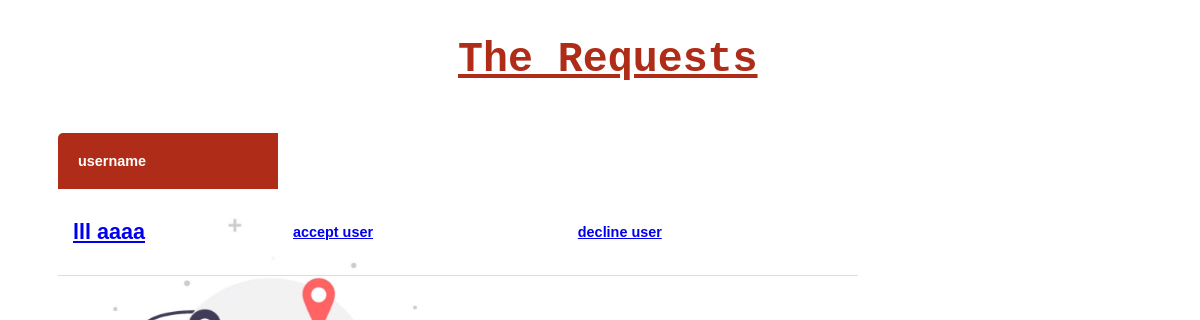
The app's page /Request/, older data.
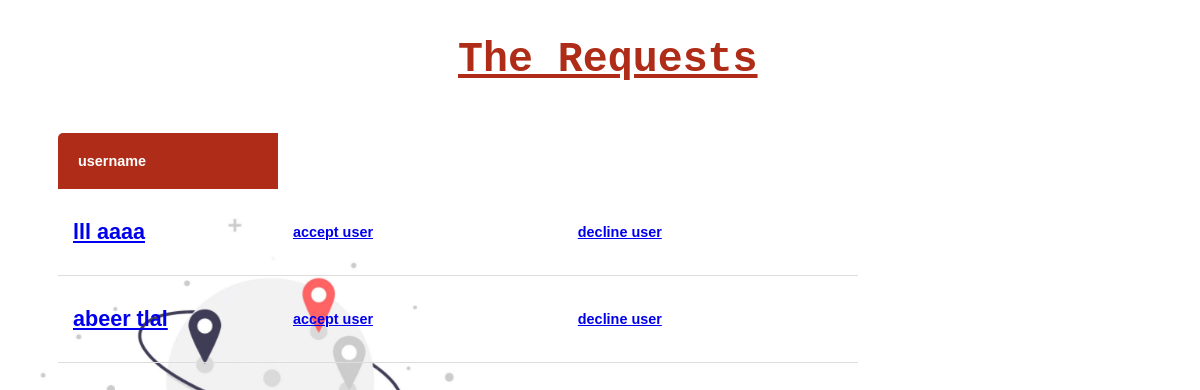
The same page, newer data.
### project/models.py (models this page shows)
class User(AbstractUser):
    is_passenger=models.BooleanField(default=False)
    is_Admin=models.BooleanField(default=False)

class Driver(User):
    companyName=models.CharField(max_length=100,default='')
    phone=models.CharField(max_length=10,default='')
    is_ok= models.BooleanField(default=False)
    License=models.FileField(upload_to='files/', null=True)
    certificate=models.FileField(default=None)
    class Meta:
        db_table = 'Drivers'

class User(AbstractUser):
    is_passenger=models.BooleanField(default=False)
    is_Admin=models.BooleanField(default=False)

### project/views.py (the view)
# urls.py: path('Request/',views.Request,name="Request"),
def Request(request):
    userList= Driver.objects.filter(is_ok=False)
    return render(request, 'project/Request.html', {'users': userList})

### project/templates/project/Request.html (shortened to what this page needs)
{% load static %}
<!DOCTYPE html>
<html>
    <head>
        <link rel="stylesheet" href="">
    </head>
<body  style="background-image:url('{% static 'img/unnamed.jpg' %}'); background-repeat: no-repeat; background-size:100%;">
                  <div class="header" >
                   <h1> The Requests </h1>
                  </div>
<table class="content-table">
        <thead>
                <tr>
                  <th>username</th>
                </tr>
              </thead>
            {% for user in users %}
            <td> <a href="{% url 'detail' user.id %}"> <h2> {{user.username}} </h2> </a> </td>
                <td> <a href="{% url 'Accept' user.id %}"> <h4> accept user </h4> </a> </td>
                    <td> <a href="{% url 'Decline' user.id %}"> <h4> decline user </h4> </a> </td>
            {% endfor %}
    </body>
</html>

Row changes from the older to the newer data that the page shows:
added Driver: username "abeer tlal"
